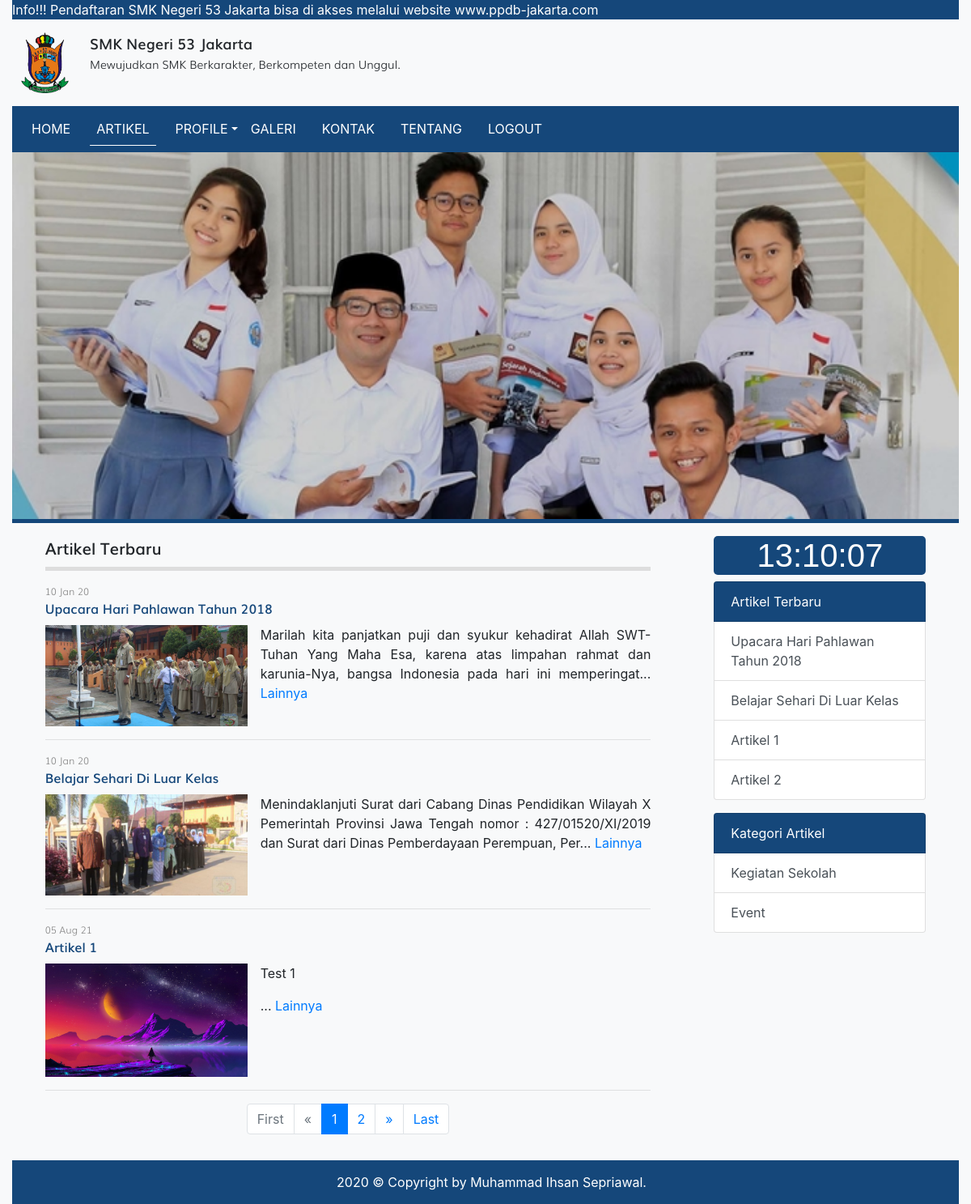
Screenshot of /artikel.php with the database file from the repository.
### tables this page shows
CREATE TABLE `tbl_artikel` (
  `id` int(11) NOT NULL,
  `judul` varchar(255) DEFAULT NULL,
  `isi` text DEFAULT NULL,
  `tanggal` date DEFAULT NULL,
  `foto` varchar(100) DEFAULT NULL,
  `id_kategori` int(11) DEFAULT NULL
);

CREATE TABLE `tbl_kategori_artikel` (
  `id` int(11) NOT NULL,
  `nama_kategori` varchar(30) DEFAULT NULL
);

### artikel.php (the view, shortened to what this page needs)
<!DOCTYPE html>
<html>
<head>
	<link rel="stylesheet" href="resources/fonts/stylesheet.css">
	<link rel="stylesheet" href="resources/css/bootstrap.min.css">
	<link rel="stylesheet" href="resources/css/styles.css">
</head>
<body>
	<div class="container-fluid bg-light">
		<div class="marquee">
			<marquee direction="left">Info!!! Pendaftaran SMK Negeri 53 Jakarta bisa di akses melalui website www.ppdb-jakarta.com</marquee>
		</div>
		<div class="logo clearfix">
			<div class="float-left mt-3 mb-3">
				<img src="resources/images/logo53.png" alt="Logo Sekolah" width="80px" height="75px" class="float-left mr-3">
				<div class="text float-right">
					<span class="smk">SMK Negeri 53 Jakarta</span><br>
					<span class="visi">Mewujudkan SMK Berkarakter, Berkompeten dan Unggul.</span>
				</div>
			</div>
		</div>
		<?php require_once 'navbar.php'; ?>
		<div class="hero">
			<img src="resources/images/banner-siswa.jpg" alt="">
		</div>
		<div class="row p-3 justify-content-center">
			<div class="col-md-8">
				<div class="title mb-3">
					Artikel Terbaru
				</div>
				<?php
				$koneksi = mysqli_connect('localhost', 'root', '', 'uasnative2021') or die('gagal konek');
				$page = (isset($_GET['page']))? $_GET['page'] : 1;
				$limit = 3;
				$limit_start = ($page - 1) * $limit;
				$query = mysqli_query($koneksi, "SELECT * FROM tbl_artikel LIMIT ".$limit_start.",".$limit);
				while($artikel = mysqli_fetch_assoc($query)) : ?>
					<div class="artikel">
						<div class="info">
							<div class="post mb-2">
								<span class="tgl"><?= date('d M y', strtotime($artikel['tanggal'])) ?></span>
								<span class="judul"><a href="detail_artikel.php?id=<?= $artikel['id'] ?>"><?= $artikel['judul'] ?></a></span>
							</div>
						</div>
						<div class="detail">
							<div class="clearfix" style="text-align: justify;">
								<img src="images/artikel/<?= $artikel['foto'] ?>" alt="" width="250px" class="float-left mr-3">
								<?= substr($artikel['isi'], 0, 170) . '... ' ?><a href="detail_artikel.php?id=<?= $artikel['id'] ?>">Lainnya</a>
							</div>
						</div>
						<hr>
					</div>
				<?php endwhile; ?>
				<ul class="pagination justify-content-center">
					<?php
					if($page == 1){
						?>
						<li class="disabled page-item"><a class="page-link" href="#">First</a></li>
						<li class="disabled page-item"><a class="page-link" href="#">&laquo;</a></li>
						<?php
					}else{
						$link_prev = ($page > 1)? $page-1:1;
						?>
						<li class="page-item"><a class="page-link" href="artikel.php?page=1">First</a></li>
						<li class="page-item"><a class="page-link" href="artikel.php?page=<?php echo $link_prev; ?>">&laquo;</a></li>
						<?php
					}
					$sql2 = mysqli_query($koneksi,'select count(*) as jumlah from tbl_artikel ');
					$get_jumlah = mysqli_fetch_assoc($sql2);
					$jumlah_page = ceil($get_jumlah['jumlah']/$limit);
					$jumlah_number = 3;
					$start_number = ($page>$jumlah_number)?$page-$jumlah_number :1;
					$end_number = ($page<($jumlah_page - $jumlah_number))?$page + $jumlah_number : $jumlah_page;
					for($i = $start_number; $i <= $end_number; $i++){
						$link_active = ($page==$i)?'active':'';
						?>
						<li class="<?php echo $link_active?> page-item"><a class="page-link" href="artikel.php?page=<?php echo $i?>"><?php echo $i ?></a></li>
						<?php
					}
					if($page == $jumlah_page){
						?>
						<li class="disabled page-item"><a class="page-link" href="#">&raquo;</a></li>
						<li class="disabled page-item"><a class="page-link" href="#">Last</a></li>
						<?php
					}else{
						$link_next = ($page <$jumlah_page)?$page+1 :$jumlah_page;
						?>
						<li class="page-item"><a class="page-link" href="artikel.php?page=<?php echo $link_next ?>">&raquo;</a></li>
						<li class="page-item"><a class="page-link" href="artikel.php?page=<?php echo $jumlah_page ?>">Last</a></li>
						<?php
					}
					?>
				</ul>
			</div>
			<?php require_once 'sidebar.php'; ?>
		</div>
		<div class="text-white foot">
			2020 © Copyright by Muhammad Ihsan Sepriawal.
		</div>
	</div>
</body>
</html>

### sidebar.php (shortened to what this page needs)
<?php
$query_artikel_terbaru = mysqli_query($koneksi, "SELECT * FROM tbl_artikel ORDER BY tanggal ASC LIMIT 4");
$query_kategori_artikel= mysqli_query($koneksi, "SELECT * FROM tbl_kategori_artikel LIMIT 4");
?>
<div class="col-md-3 ml-5">
	<div class="list-group">
		 <h1 class="text-center" style="font-size: 40px; font-family: arial; background-color: #15477A; border-radius: 5px; color: #fff;" id="jam"></h1>
	</div>
	<div class="list-group">
		<span class="list-group-item text-white" style="background-color: #15477A;">Artikel Terbaru</span>
		<?php while($artikel_terbaru = mysqli_fetch_assoc($query_artikel_terbaru)) : ?>
			<a href="detail_artikel.php?id=<?= $artikel_terbaru['id'] ?>" class="list-group-item list-group-item-action"><?= $artikel_terbaru['judul'] ?></a>
		<?php endwhile; ?>
	</div>
	<div class="list-group">
		<span class="list-group-item text-white mt-3" style="background-color: #15477A;">Kategori Artikel</span>
		<?php while($kategori_artikel = mysqli_fetch_assoc($query_kategori_artikel)) : ?>
			<a href="kategori.php?id=<?= $kategori_artikel['id'] ?>" class="list-group-item list-group-item-action"><?= $kategori_artikel['nama_kategori'] ?></a>
		<?php endwhile; ?>
	</div>
</div>

### resources/css/styles.css (style rules this page uses)
body { background-image: url('../images/bg_all.jpg'); }
.marquee { background-color: #15477A; color: #fff; }
.smk { font-family: 'mulisemibold'; font-size: 18px; }
.visi { font-family: 'mulilight'; font-size: 14px; }
.hero { border-bottom: 5px solid #15477A; }
.hero img { width: 100%; }
.title { font-family: 'mulisemibold'; font-size: 20px; padding-bottom: 7.5px; border-bottom: 5px solid #ddd }
span.tgl { font-size: 12px; font-family: 'mulilight'; color: #888; display: block; }
span.judul a { text-decoration: none; font-size: 16px; font-family: 'mulisemibold'; color: #15477A; display: inline-block; transition: .35s; }
.foot { background-color: #15477A; padding: 15px 15px 15px 30px; text-align: center; }

### rows the page displays
tbl_artikel: tanggal "10 Jan 20", judul "Upacara Hari Pahlawan Tahun 2018", foto (picture), isi "Marilah kita panjatkan puji dan syukur kehadirat Allah SWT-Tuhan Yang Maha Esa, karena atas limpahan rahmat dan karunia-Nya, bangsa Indonesia pada hari ini memperingat"
tbl_artikel: tanggal "10 Jan 20", judul "Belajar Sehari Di Luar Kelas", foto (picture), isi "Menindaklanjuti Surat dari Cabang Dinas Pendidikan Wilayah X Pemerintah Provinsi Jawa Tengah nomor : 427/01520/XI/2019 dan Surat dari Dinas Pemberdayaan Perempuan, Per"
tbl_artikel: tanggal "05 Aug 21", judul "Artikel 1", foto (picture), isi "Test 1"
tbl_artikel: judul "Artikel 2"
tbl_kategori_artikel: nama_kategori "Kegiatan Sekolah"
tbl_kategori_artikel: nama_kategori "Event"
